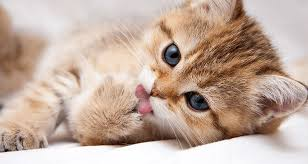
#> input picture PYTHON/opencv/Resources/cat.jpg, 308 x 164 px
$ python 'resize img.py'
#> lines starting #> are read from the running program, lines starting #| are printed output that depends on the picture
import cv2
import numpy as np

img=cv2.imread("Resources/cat.jpg")
#> img is the input picture: shape (164, 308, 3); mean B, G, R 158.8, 172.4, 194.9

print(img.shape)#(y,x)
#| (164, 308, 3)

imgResize=cv2.resize(img,(600,300))#(x,y)
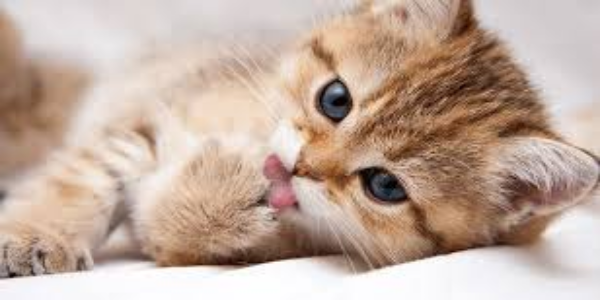
#> imgResize: shape (300, 600, 3); mean B, G, R 158.7, 172.3, 194.8

print(imgResize.shape)
#| (300, 600, 3)

imgCorpped=img[0:100,150:300]#(y,x)切割
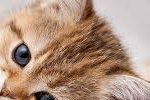
#> imgCorpped: shape (100, 150, 3); mean B, G, R 127.6, 146.9, 176.4

cv2.imshow("Image",img)
cv2.imshow("Image Resize",imgResize)
cv2.imshow("Image Corpped",imgCorpped)

cv2.waitKey(0)

$ run again, with PYTHON/opencv/Resources/face.jpg copied over PYTHON/opencv/Resources/cat.jpg
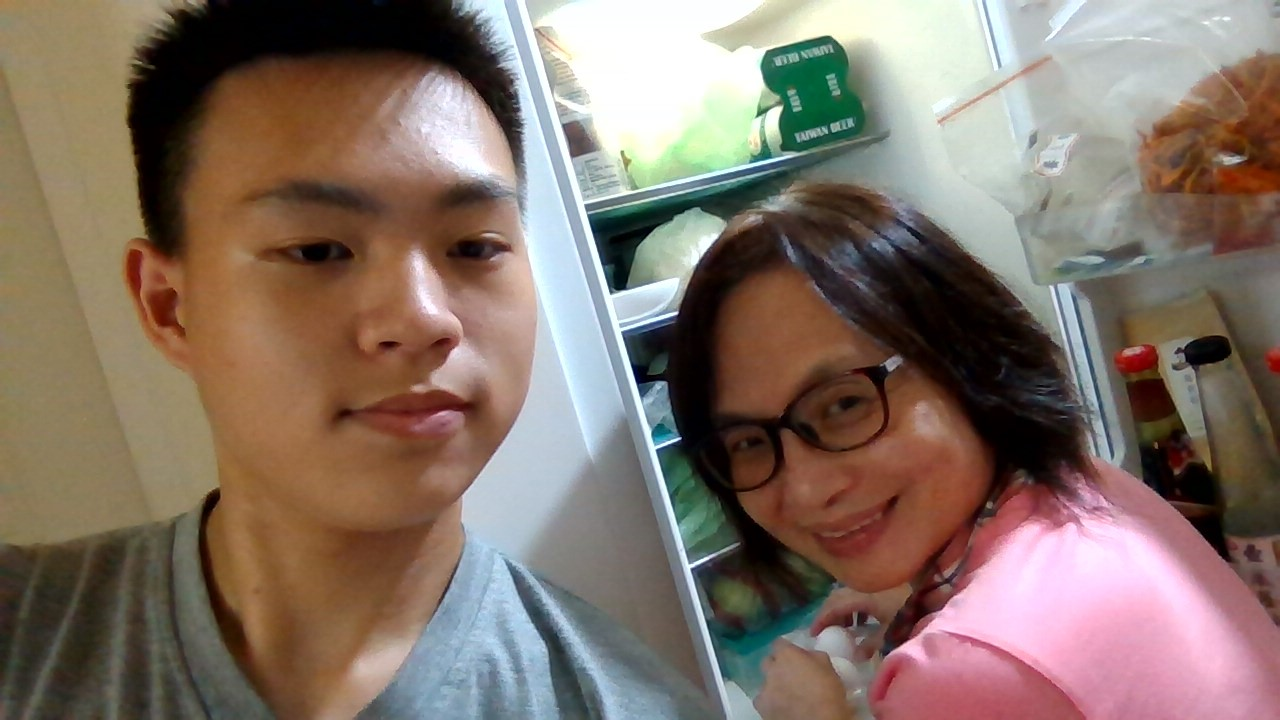
#> input picture PYTHON/opencv/Resources/face.jpg, 1280 x 720 px
#> img is the input picture: shape (720, 1280, 3); mean B, G, R 104, 114.8, 131.7
#| (720, 1280, 3)
#> `imgResize=cv2.resize(img,(600,300))#(x,y)`:
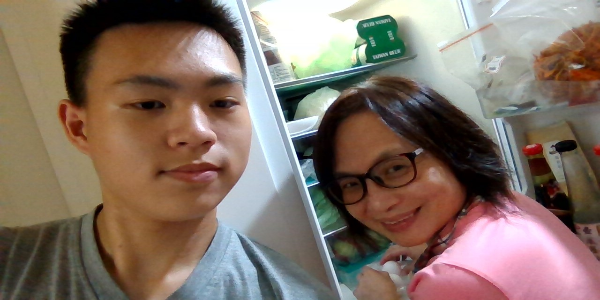
#> imgResize: shape (300, 600, 3); mean B, G, R 103.9, 114.7, 131.6
#| (300, 600, 3)
#> `imgCorpped=img[0:100,150:300]#(y,x)切割`:
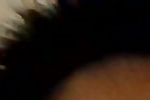
#> imgCorpped: shape (100, 150, 3); mean B, G, R 14.8, 22.8, 33.8
